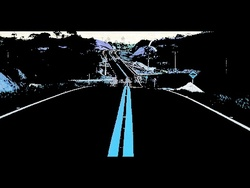
#> input picture Anaconda/jidan.jpg, 250 x 188 px, shrunk from 480 x 360 before the run
$ jupyter execute --allow-errors canny.ipynb   (shell and % lines are left out)
#> lines starting #> are read from the running program, lines starting #| are printed output that depends on the picture; after the words box and inside, x2 and y2 are one past the last pixel; in counts of white or black regions, pixels touching at a corner belong together
#> the sliders are set to img_input = Anaconda/jidan.jpg
[cell 1]
import cv2
import numpy as np
from matplotlib import pyplot as plt
from __future__ import print_function
from ipywidgets import interact, interactive, fixed, interact_manual
import ipywidgets as widgets

[cell 2]
def Obtain_Size(img_input):
#> called with img_input = 'Anaconda/jidan.jpg'
    img=cv2.imread(img_input)
#> img is the input picture: shape (188, 250, 3); mean B, G, R 22.4, 20.7, 17.6
    return img,img.shape

w=interactive(Obtain_Size, img_input='Anaconda/jidan.jpg')
type(w)
display(w)
#> (the rest of this cell did not finish here and is left out)

#> (a cell that did not finish here is left out)

[cell 4]
def Canny_Edge_Detector(img_input, img_output, quality=100, lower_threshold=200, upper_threshold=230, aperture_size=3, L2gradient=False):

    img = cv2.imread(img_input,0)
    edges = cv2.Canny(img,lower_threshold, upper_threshold, apertureSize=aperture_size, L2gradient=L2gradient)
    cv2.imwrite(img_output, edges)
    plt.figure(figsize=(20,10))
    _=plt.subplot(121),plt.imshow(img,cmap = 'gray')
    plt.title('Original Image'), plt.xticks([]), plt.yticks([])
    plt.subplot(122),plt.imshow(edges,cmap = 'gray')
    plt.title('Edge Image'), plt.xticks([]), plt.yticks([])

    plt.show()

#> (a cell that did not finish here is left out)

[cell 6]
img = cv2.imread('edge_detection.jpg',0)
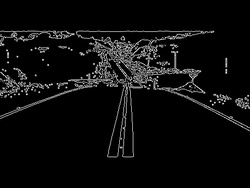
#> input picture edge_detection.jpg, 250 x 188 px, shrunk from 480 x 360 before the run
#> img is the input picture: shape (188, 250); min 0, max 237, mean 12.8
min_line_len = 100
max_line_Gap = 10
lines = cv2.HoughLinesP(img,1,np.pi/180,100,min_line_len, max_line_Gap)
#> lines = 143 rows, first 6: [0, 31, 214, 31], [103, 83, 116, 84], [160, 87, 212, 108], [121, 65, 154, 75], [0, 118, 51, 96], [128, 72, 158, 84]
for i in range(10):
    for x1,y1,x2,y2 in lines[i]:
        cv2.line(img,(x1,y1),(x2,y2),(0,255,0),2)
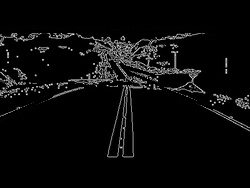
#> img: shape (188, 250); 2.65% of pixels changed, all inside (x1, y1, x2, y2) = (0, 30, 215, 120)

cv2.imwrite('Hough.jpg', img)
plt.figure(figsize=(20,10))
_=plt.subplot(121),plt.imshow(img,cmap = 'gray')
plt.title('Original Image'), plt.xticks([]), plt.yticks([])
#> (the rest of this cell did not finish here and is left out)
